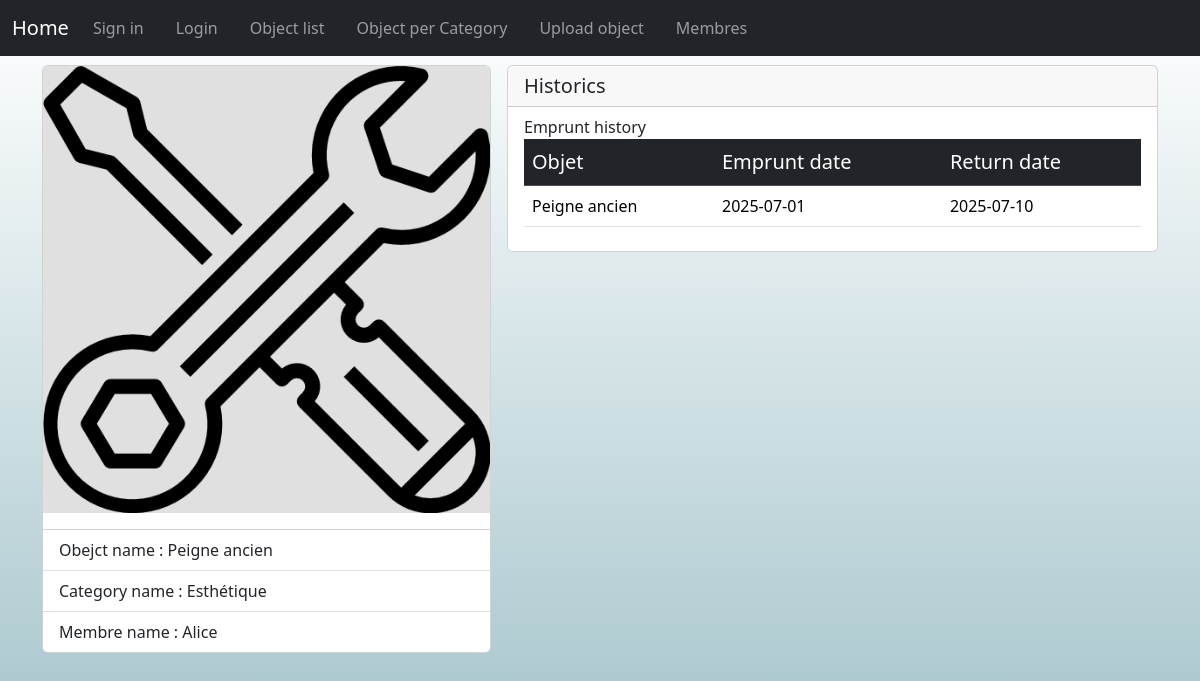
Screenshot of /pages/model.php?page=fiche.php&id=1 with the database file from the repository.
### tables this page shows
create table fn_images_objet (
    id_image int auto_increment primary key,
    id_objet int,
    nom_image text,
    Constraint fk_objet_image foreign key (id_objet) references fn_objet(id_objet)
);

create table fn_emprunt (
    id_emprunt int auto_increment primary key,
    id_objet int,
    id_membre int,
    date_emprunt date,
    date_retour date,
    Constraint fk_objet_emprunt foreign key (id_objet) references fn_objet(id_objet),
    Constraint fk_membre_emprunt foreign key (id_membre) references fn_membre(id_membre)
);

### inc/function.php (called while the page is built, shortened)
<?php
    require('connexion.php');
    require("gen_function.php");
    function get_objet($id){
        $sql = 'SELECT * FROM fn_v_objet_membre_categorie WHERE id_objet = "%s"';
        $sql = sprintf($sql, $id);
        $result = one_query($sql);
        return $result;
    }
    function get_first_image($id_objet)
    {
        $sql = 'select * from fn_images_objet where id_objet = "%s"';
        $sql = sprintf($sql, $id_objet);
        $result = one_query($sql);
        return $result;
    }
    function get_emprunt_by_objet($id_objet)
    {
        $sql = 'select * from fn_emprunt where id_objet = "%s"';
        $sql = sprintf($sql, $id_objet);
        $result = array_query($sql);
        return $result;
    }
?>

### inc/connexion.php (called while the page is built, shortened)
<?php
function dbconnect()
{
    static $connect = null;
    if($connect === null)
    {
        $connect = mysqli_connect('localhost', 'root', '', 'final_exam');
        mysqli_set_charset($connect, 'utf8mb4');
    }
    return $connect;
}

### inc/gen_function.php (called while the page is built, shortened)
<?php
    function array_query($sql)
    {
        $query = mysqli_query(dbconnect(), $sql);
        $result = array();
        while ($row = mysqli_fetch_assoc($query)) {
            $result[] = $row;
        }
        return $result;
    }
    function one_query($sql)
    {
        $query = mysqli_query(dbconnect(), $sql);
        $result = mysqli_fetch_assoc($query);
        return $result;
    }
?>

### pages/fiche.php (the view)
<?php
    $objet = get_objet($_GET['id']);
?>
<section class="d-md-flex justify-content-center gap-3">
        <div class="card d-md-flex justify-content-center gap-3">
            <?php $principal_image = get_first_image($objet['id_objet']); ?>
            <img src="<?= $principal_image['nom_image'] ?>" class="card-img-top image" alt="Images">
            <ul class="list-group list-group-flush">
                <li class="list-group-item"><span class="fw-medium">Obejct name : </span><?= $objet['nom_objet'] ?></li>
                <li class="list-group-item"><span class="fw-medium">Category name : </span><?= $objet['nom_categorie'] ?></li>
                <li class="list-group-item"><span class="fw-medium">Membre name : </span><?= $objet['nom'] ?></li>
            </ul>
        </div>
        <?php $history_emprunt = get_emprunt_by_objet($objet['id_objet']); ?>
        <div class="card col-md-7 h-100" style="">
            <div class="card-header">
                <h5 class="card-title m-0">Historics</h5>
            </div>
            <ul class="list-group list-group-flush">
                <li class="list-group-item">
                    <p class="fw-medium m-0">Emprunt history</p>
                    <div class="table-responsive">
                        <table class="table table-hover">
                            <tr class="table-dark">
                                <th class="fs-5 fw-medium">Objet</th>
                                <th class="fs-5 fw-medium">Emprunt date</th>
                                <th class="fs-5 fw-medium">Return date</th>
                            </tr>
                            <?php foreach ($history_emprunt as $item) { ?>
                                <tr>
                                    <td class="table-line"><?= $objet['nom_objet'] ?></td>
                                    <td class="table-line"><?= $item['date_emprunt'] ?></td>
                                    <td class="table-line"><?= $item['date_retour'] ?></td>
                                </tr>
                            <?php } ?>
                        </table>
                    </div>
                </li>
            </ul>
        </div>
</section>

### assets/css/styles.css (style rules this page uses)
* { box-sizing: border-box; }
body { margin: 0; padding: 0; min-height: 100vh; background: linear-gradient(rgb(255, 255, 255) , rgb(152, 188, 196)); }
tr { min-height: 35px; }
.image { min-width: 250px; min-height: 200px; background-color: rgb(224, 224, 224); }

### rows the page displays
fn_images_objet: nom_image (placeholder picture)
fn_emprunt: nom_objet "Peigne ancien", date_emprunt "2025-07-01", date_retour "2025-07-10"

### other values shown
$objet['nom_objet'] "Peigne ancien"
$objet['nom_categorie'] "Esthétique"
$objet['nom'] "Alice"
